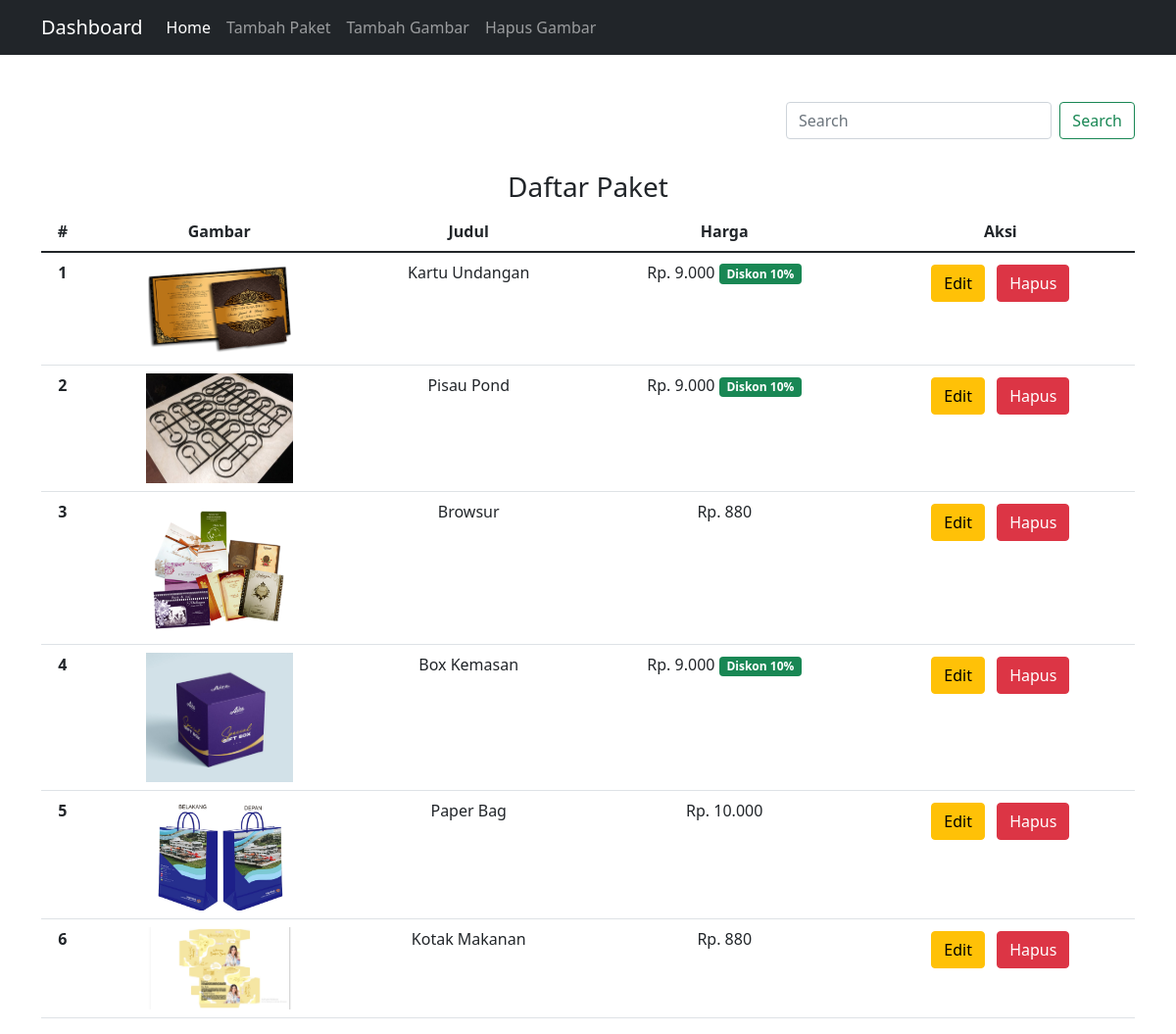
The page /admin/index.php (signed in) on the database its author committed.
### tables this page shows
CREATE TABLE `daftarpaket` (
  `id` int(11) NOT NULL,
  `nama` varchar(50) NOT NULL,
  `deskripsi` text NOT NULL,
  `kategori` varchar(50) NOT NULL,
  `pesanwa` varchar(255) NOT NULL,
  `list` varchar(255) NOT NULL,
  `harga` int(11) NOT NULL,
  `satuan` varchar(50) NOT NULL,
  `diskon` int(11) NOT NULL,
  `image` varchar(255) NOT NULL
);

### admin/function.php (called while the page is built, shortened)
<?php
$conn = mysqli_connect("localhost", "root", "", "sinarmurni");
function query($query) {
	global $conn;
	$result = mysqli_query($conn, $query);
	$rows = [];
	while ( $row = mysqli_fetch_assoc($result) ) {
		$rows[] = $row;
	}
	return $rows;
}
function rupiah ($angka) {
	$hasil_rupiah = "Rp. ". number_format($angka,0,'','.');
	return $hasil_rupiah;
}
function diskon($harga, $diskon) {
	$diskon = $harga * $diskon/100;
	$total = $harga - $diskon;
return $total;
}
 ?>

### admin/index.php (the view, shortened to what this page needs)
<?php
require 'function.php';
$paket = query("SELECT * FROM daftarpaket");
 ?>
<!doctype html>
<html lang="en">
  <head>
    <link href="https://cdn.jsdelivr.net/npm/bootstrap@5.1.3/dist/css/bootstrap.min.css" rel="stylesheet">
  </head>
  <body>
<nav class="navbar navbar-expand-lg navbar-dark bg-dark">
  <div class="container">
    <a class="navbar-brand" href="/sinar">Dashboard</a>
    <div class="collapse navbar-collapse" id="navbarSupportedContent">
      <ul class="navbar-nav me-auto mb-2 mb-lg-0">
        <li class="nav-item">
          <a class="nav-link active" aria-current="page" href="#">Home</a>
        </li>
        <li class="nav-item">
          <a class="nav-link" href="tambah.php">Tambah Paket</a>
        </li>
        <li class="nav-item">
          <a class="nav-link" href="galery.php">Tambah Gambar</a>
        </li>
        <li class="nav-item">
          <a class="nav-link" href="image.php">Hapus Gambar</a>
        </li>
      </ul>
    </div>
  </div>
</nav>
<div class="container">
  <div class="row mt-5">
    <div class="col-md-4 ms-auto">
      <form class="d-flex" action="" method="post">
        <input class="form-control me-2" type="search" placeholder="Search" aria-label="Search" name="keyword" autocomplete="off" id="keyword">
        <button class="btn btn-outline-success" name="search" type="submit" id="search">Search</button>
      </form>
    </div>
  </div>
  <div class="row mt-3">
    <div class="table-responsive mt-3" id="container">
      <h3 class="text-center">Daftar Paket</h3>
      <table class="table text-center">
        <thead>
          <tr>
            <th scope="col">#</th>
            <th scope="col">Gambar</th>
            <th scope="col">Judul</th>
            <th scope="col">Harga</th>
            <th scope="col">Aksi</th>
          </tr>
        </thead>
        <tbody>
          <?php $no = 1; ?>
          <?php foreach($paket as $row) : ?>
          <tr>
            <th scope="row"><?= $no++; ?></th>
            <td><img src="../img/<?= $row['image']; ?>" alt="" width="150px"></td>
            <td><?= $row['nama']; ?></td>
            <td><?= rupiah(diskon($row['harga'],$row['diskon'])); ?>
            <?php if($row['diskon'] >= 1) : ?>
              <span class="badge bg-success">Diskon <?= $row['diskon']; ?>%</span>
            <?php endif; ?>
            </td>
            <td>
              <a href="edit.php?id=<?= $row['id'];  ?>" class="btn btn-warning m-1">Edit</a>
              <a href="hapus.php?id=<?= $row['id'];  ?>" class="btn btn-danger m-1"onclick="return confirm('Apakah anda yakin ingin mengapus data ini?');">Hapus</a>
            </td>
          </tr>
        <?php endforeach; ?>
        </tbody>
      </table>
    </div>
  </div>
  </div>
  </body>
</html>

### rows shown on the page
daftarpaket: image (picture), nama "Kartu Undangan", rupiah(diskon($row['harga'],$row['diskon'])) "Rp. 9.000", diskon "10"
daftarpaket: image (picture), nama "Pisau Pond", rupiah(diskon($row['harga'],$row['diskon'])) "Rp. 9.000", diskon "10"
daftarpaket: image (picture), nama "Browsur", rupiah(diskon($row['harga'],$row['diskon'])) "Rp. 880"
daftarpaket: image (picture), nama "Box Kemasan", rupiah(diskon($row['harga'],$row['diskon'])) "Rp. 9.000", diskon "10"
daftarpaket: image (picture), nama "Paper Bag", rupiah(diskon($row['harga'],$row['diskon'])) "Rp. 10.000"
daftarpaket: image (picture), nama "Kotak Makanan", rupiah(diskon($row['harga'],$row['diskon'])) "Rp. 880"
